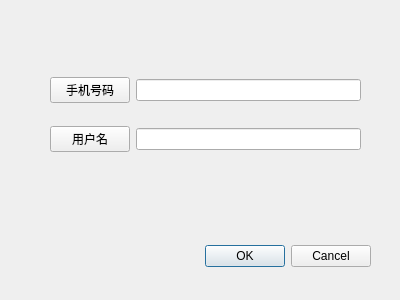
<?xml version="1.0" encoding="UTF-8"?>
<ui version="4.0">
 <class>Dialog</class>
 <widget class="QDialog" name="Dialog">
  <property name="geometry">
   <rect>
    <x>0</x>
    <y>0</y>
    <width>400</width>
    <height>300</height>
   </rect>
  </property>
  <property name="windowTitle">
   <string>Dialog</string>
  </property>
  <widget class="QDialogButtonBox" name="buttonBox">
   <property name="geometry">
    <rect>
     <x>30</x>
     <y>240</y>
     <width>341</width>
     <height>32</height>
    </rect>
   </property>
   <property name="orientation">
    <enum>Qt::Horizontal</enum>
   </property>
   <property name="standardButtons">
    <set>QDialogButtonBox::Cancel|QDialogButtonBox::Ok</set>
   </property>
  </widget>
  <widget class="QWidget" name="">
   <property name="geometry">
    <rect>
     <x>50</x>
     <y>60</y>
     <width>311</width>
     <height>111</height>
    </rect>
   </property>
   <layout class="QGridLayout" name="gridLayout">
    <item row="0" column="0">
     <widget class="QPushButton" name="pushButton">
      <property name="text">
       <string>手机号码</string>
      </property>
     </widget>
    </item>
    <item row="0" column="1">
     <widget class="QLineEdit" name="lineEdit"/>
    </item>
    <item row="1" column="0">
     <widget class="QPushButton" name="pushButton_2">
      <property name="text">
       <string>用户名</string>
      </property>
     </widget>
    </item>
    <item row="1" column="1">
     <widget class="QLineEdit" name="lineEdit_2"/>
    </item>
   </layout>
  </widget>
 </widget>
 <resources/>
 <connections>
  <connection>
   <sender>buttonBox</sender>
   <signal>accepted()</signal>
   <receiver>Dialog</receiver>
   <slot>accept()</slot>
   <hints>
    <hint type="sourcelabel">
     <x>248</x>
     <y>254</y>
    </hint>
    <hint type="destinationlabel">
     <x>157</x>
     <y>274</y>
    </hint>
   </hints>
  </connection>
  <connection>
   <sender>buttonBox</sender>
   <signal>rejected()</signal>
   <receiver>Dialog</receiver>
   <slot>reject()</slot>
   <hints>
    <hint type="sourcelabel">
     <x>316</x>
     <y>260</y>
    </hint>
    <hint type="destinationlabel">
     <x>286</x>
     <y>274</y>
    </hint>
   </hints>
  </connection>
 </connections>
</ui>
